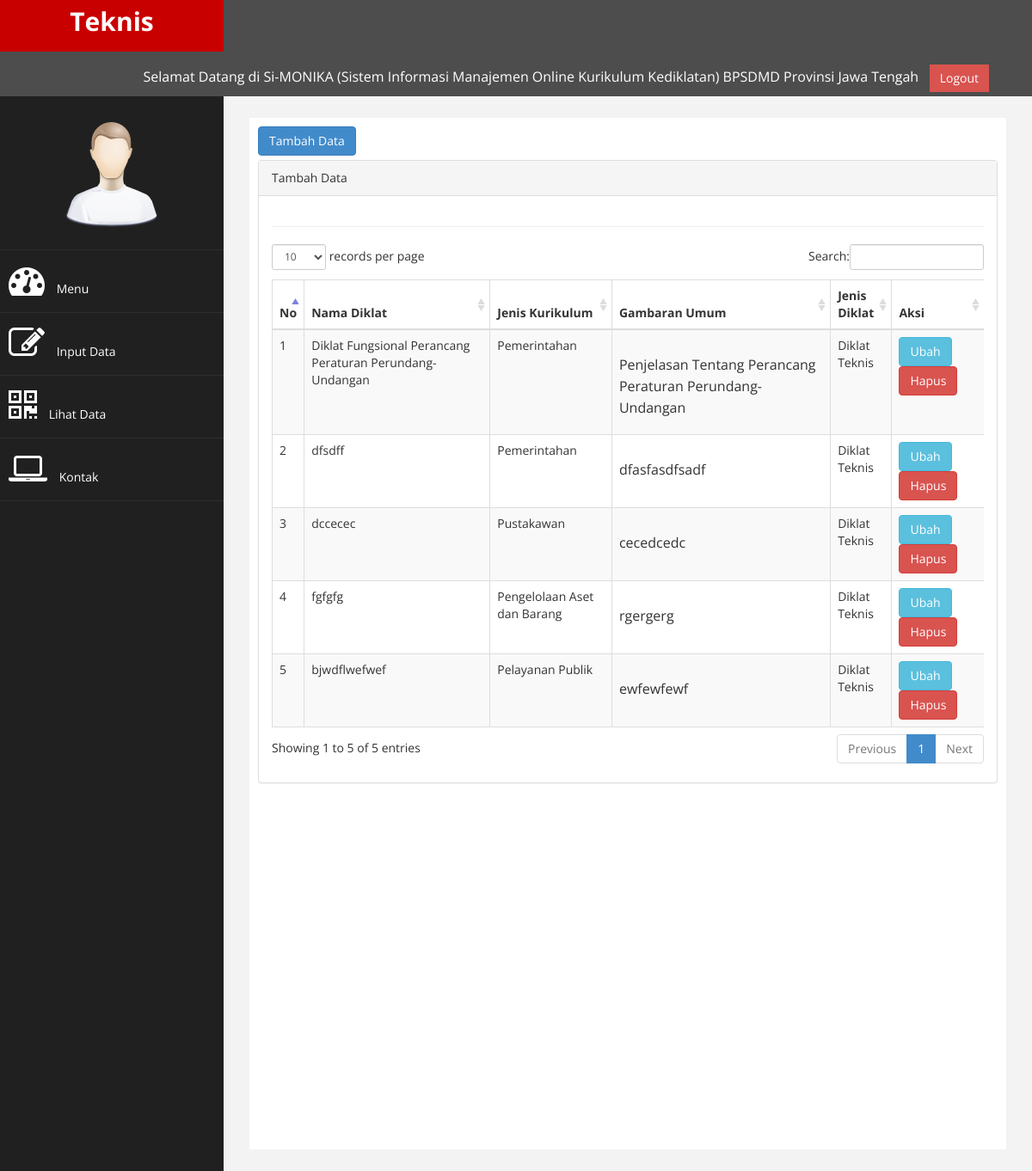
/login/adminteknis/index.php?page=lihat, run on the app's committed database.
### tables this page shows
CREATE TABLE `ii` (
  `id` int(5) NOT NULL,
  `nm_diklat` varchar(200) NOT NULL,
  `jk_krk` varchar(100) NOT NULL,
  `gambaran` longtext NOT NULL,
  `mk_tj` longtext NOT NULL,
  `mu` longtext NOT NULL,
  `jn_dik` varchar(100) NOT NULL,
  `jp` varchar(100) NOT NULL
);

### login/adminteknis/page/lihat/lihat.php (the view)
<a href="?page=input" class="btn btn-primary" style="margin-bottom:5px ">Tambah Data</a>
<div class="row">
                <div class="col-md-12">
                    <div class="panel panel-default">
                        <div class="panel-heading">
                             Tambah Data
                        </div>
                        <div class="panel-body">
                            <div class="table-responsive">
                                <table class="table table-striped table-bordered table-hover" id="dataTables-example">
                                    <thead>
                                        <tr>
                                            <th>No</th>
                                            <th>Nama Diklat</th>
                                            <th>Jenis Kurikulum</th>
                                            <th>Gambaran Umum</th>
                                            <th>Jenis Diklat</th>
                                            <th>Aksi</th>
                                        </tr>
                                    </thead>
                                    <tbody>
                                    <?php
 										$no = 1;
 										$sql = $koneksi->query('select * from ii where jn_dik = "Diklat Teknis" ');
 										while ($data= $sql->fetch_assoc()){
                                    ?>
                                    	<tr>
                                    		<td><?php echo $no++; ?></td>
                                    		<td><?php echo $data['nm_diklat']; ?></td>
                                    		<td><?php echo $data['jk_krk']; ?></td>
                                    		<td><?php echo $data['gambaran']; ?></td>
                                    		<td><?php echo $data['jn_dik']; ?></td>
                                    		<td>
                                    			<a href="?page=ubah&id=<?php echo $data['id']; ?>" class="btn btn-info" >Ubah</a>
                                    			<a onclick="return confirm('Anda Yakin Menghapus Data Ini...............????')" href="?page=hapus&id=<?php echo $data['id']; ?>" class="btn btn-danger" >Hapus</a>
                                    		</td>
                                    	</tr>
                                    		<?php } ?>
                                    </tbody>
                            </div>
                        </div>
                    </div>
                </div>
</div>

### login/adminteknis/assets/css/custom.css (style rules this page uses)
body { font-family: 'Open Sans', sans-serif; }
p { font-size:16px; line-height:25px; padding-top:20px; }

### data on the page
ii: nm_diklat "Diklat Fungsional Perancang Peraturan Perundang-Undangan", jk_krk "Pemerintahan", gambaran "Penjelasan Tentang Perancang Peraturan Perundang-Undangan", jn_dik "Diklat Teknis"
ii: nm_diklat "dfsdff", jk_krk "Pemerintahan", gambaran "dfasfasdfsadf", jn_dik "Diklat Teknis"
ii: nm_diklat "dccecec", jk_krk "Pustakawan", gambaran "cecedcedc", jn_dik "Diklat Teknis"
ii: nm_diklat "fgfgfg", jk_krk "Pengelolaan Aset dan Barang", gambaran "rgergerg", jn_dik "Diklat Teknis"
ii: nm_diklat "bjwdflwefwef", jk_krk "Pelayanan Publik", gambaran "ewfewfewf", jn_dik "Diklat Teknis"
